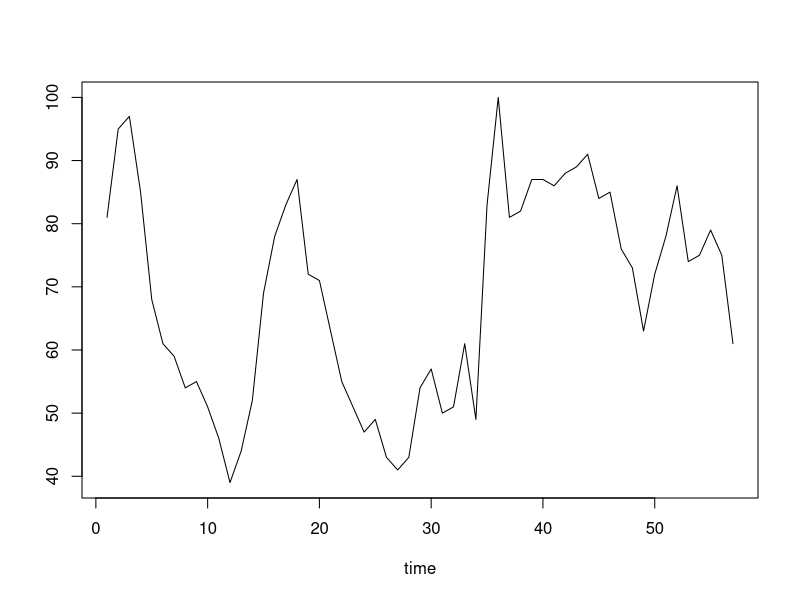

The R script that drew this image: (Note: this script raises an error after producing the figure.)
# QUIZ 2 WEEK 2


## read data, you need to make sure the data file is in your current working directory 
earthquakes.dat <- read.delim("earthquakes.txt")
earthquakes.dat$Quakes=as.numeric(earthquakes.dat$Quakes)
y.dat=earthquakes.dat$Quakes[1:100] ## this is the training data
y.new=earthquakes.dat$Quakes[101:103] ## this is the test data

## read data, you need to make sure the data file is in your current working directory 
covid.dat <- read.delim("GoogleSearchIndex.txt")
covid.dat$Week=as.Date(as.character(covid.dat$Week),format = "%Y-%m-%d")
y.dat=covid.dat$covid[1:57] ## this is the training data
y.new=covid.dat$covid[58:60] ## this is the test data


# ANALYSIS
y.sample = y.dat

set.seed(1)
AR.model = list(order = c(2, 0, 0), ar = c(0.5,0.4))
#y.sample = arima.sim(n=100,model=AR.model,sd=0.1)
plot(y.sample,type='l',xlab='time',ylab='')




library(mvtnorm)


n.all=length(y.sample)
p=3
m0=matrix(rep(0,p),ncol=1)
C0=diag(p)
n0=2
d0=2





Y=matrix(y.sample[3:n.all],ncol=1)
Fmtx=matrix(c(y.sample[2:(n.all-1)],y.sample[1:(n.all-2)]),nrow=p,byrow=TRUE)
n=length(Y)



e=Y-t(Fmtx)%*%m0
Q=t(Fmtx)%*%C0%*%Fmtx+diag(n)
Q.inv=chol2inv(chol(Q))
A=C0%*%Fmtx%*%Q.inv
m=m0+A%*%e
C=C0-A%*%Q%*%t(A)
n.star=n+n0
d.star=t(Y-t(Fmtx)%*%m0)%*%Q.inv%*%(Y-t(Fmtx)%*%m0)+d0




n.sample=5000


nu.sample=rep(0,n.sample)
phi.sample=matrix(0,nrow=n.sample,ncol=p)


for (i in 1:n.sample) {
  set.seed(i)
  nu.new=1/rgamma(1,shape=n.star/2,rate=d.star/2)
  nu.sample[i]=nu.new
  phi.new=rmvnorm(1,mean=m,sigma=nu.new*C)
  phi.sample[i,]=phi.new
}


par(mfrow=c(1,3))
hist(phi.sample[,1],freq=FALSE,xlab=expression(phi[1]),main="")
lines(density(phi.sample[,1]),type='l',col='red')
hist(phi.sample[,2],freq=FALSE,xlab=expression(phi[2]),main="")
lines(density(phi.sample[,2]),type='l',col='red')
hist(nu.sample,freq=FALSE,xlab=expression(nu),main="")
lines(density(nu.sample),type='l',col='red')





# Calculate DIC

cal_log_likelihood=function(phi,nu){
  mu.y=t(Fmtx)%*%phi
  log.lik=sapply(1:length(mu.y), function(k){dnorm(Y[k,1],mu.y[k],sqrt(nu),log=TRUE)})
  sum(log.lik)
}


phi.bayes=colMeans(phi.sample)
nu.bayes=mean(nu.sample)


log.lik.bayes=cal_log_likelihood(phi.bayes,nu.bayes)


post.log.lik=sapply(1:5000, function(k){cal_log_likelihood(phi.sample[k,],nu.sample[k])})
E.post.log.lik=mean(post.log.lik)


p_DIC=2*(log.lik.bayes-E.post.log.lik)

DIC=-2*log.lik.bayes+2*p_DIC


log.lik.bayes = -247.4
p_DIC = 3.98
-2*log.lik.bayes+2*p_DIC
º


